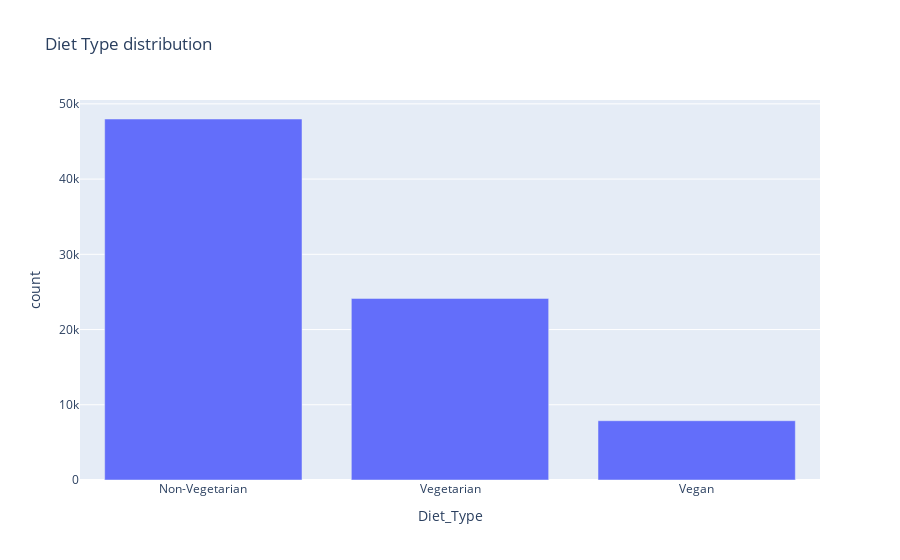

Notebook source saved alongside this figure:
### Code cell
diet_type = df["Diet_Type"].value_counts().reset_index()

fig = px.bar(diet_type, x="Diet_Type", y="count", title="Diet Type distribution")
fig.show()

### Figure 1 — Plotly figure (JSON) as saved in the notebook; plotly's stock layout.template omitted (floating-point values rounded to 4 significant figures)
{"data": [{"hovertemplate": "Diet_Type=%{x}<br>count=%{y}<extra></extra>", "legendgroup": "", "marker": {"color": "#636efa", "pattern": {"shape": ""}}, "name": "", "orientation": "v", "showlegend": false, "textposition": "auto", "type": "bar", "x": ["Non-Vegetarian", "Vegetarian", "Vegan"], "xaxis": "x", "y": [47986, 24136, 7878], "yaxis": "y"}], "layout": {"barmode": "relative", "legend": {"tracegroupgap": 0}, "title": {"text": "Diet Type distribution"}, "xaxis": {"anchor": "y", "domain": [0, 1], "title": {"text": "Diet_Type"}}, "yaxis": {"anchor": "x", "domain": [0, 1], "title": {"text": "count"}}}}
